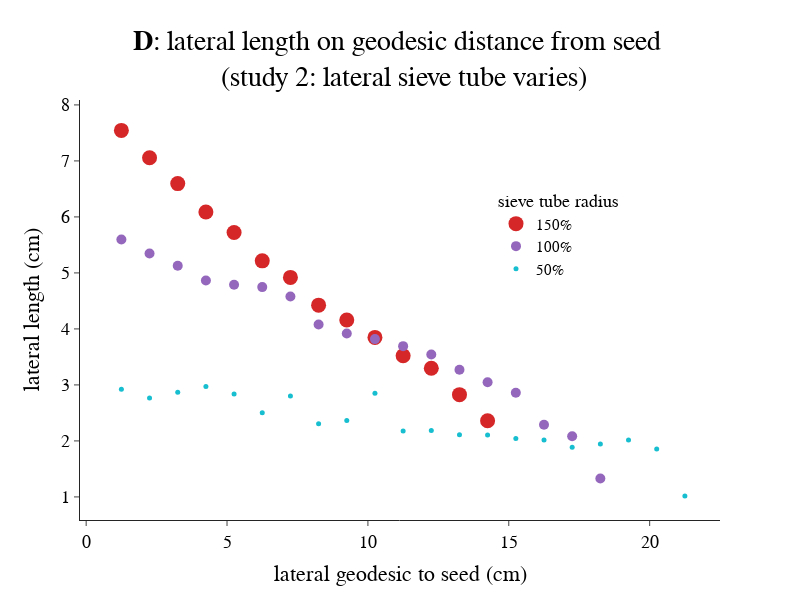

The notebook cell this image was saved under:
### Code cell
name_list = [
    'Study2/case_01_0.025cm_lateral_radius.xml_16_1_0.1_0_res_2nd_10_trans_trsv6vml_15-6-29-15-30.csv',
    'Study2/case_01_0.05cm_lateral_radius.xml_16_1_0.1_0_res_2nd_10_trans_trsv6vml_15-6-29-15-33.csv',
    'Study2/case_01_0.075cm_lateral_radius.xml_16_1_0.1_0_res_2nd_10_trans_trsv6vml_15-6-29-15-36.csv',
    
]

radius = ['0.025','0.05','0.075']
radiuss = ['50%','100%','150%']
colors = ['#17becf', '#9467bd', '#d62728']
df = 0
df = pd.read_csv(name_list[0])
df = df[(df['radius'] == 0.025)| (df['radius'] == 0.05)|  (df['radius'] == 0.075)]
df1 =df
fig = go.Figure()
for i in reversed(range(0,3)):


    df = pd.read_csv(name_list[i])
    df =  df[df["time"] == 15]
    min_node = df.groupby('organ_id')['length'].min()
    max_node = df.groupby('organ_id')['length'].max()
    a = list(map( lambda x: min_node[x]*100, df['organ_id']) )
    df['min'] = a
    b = list(map( lambda x: max_node[x]*100, df['organ_id']) )
    df['max'] = b
    df = df[(df['radius'] == 0.025)| (df['radius'] == 0.05)|  (df['radius'] == 0.075)]
#     df1= pd.concat([df1,df] )
    
# df1= pd.concat(df1 )
# df=df1.sort_values('radius')
# for i,radius in enumerate(df['radius'].unique()):
#     df2 = df[df['radius']  == radius]
    df2 = df
    fig.add_trace(go.Scatter(x =df2['min'], y =df2['organ_length'], mode='markers',name =radiuss[i],
                    marker = dict(
                        color=colors[i], 
                                  size = float(radius[i]) *200, line=dict(width=0,
                                        color='DarkSlateGrey'))
                             ))
#     if i == 0:
#         fig.update_layout()
#     else: 
#         fig.update_layout(showlegend=True)
fig.update_layout(showlegend=True)        
fig.update_layout(template="simple_white",  title = dict( text  = "<b>D</b>: lateral length on geodesic distance from seed <br> (study 2: lateral sieve tube varies)", x =0.5,font=dict(
family="Arial",
        size=28,
        color="black"
    ))
                  
                  
                  , width =800, height =600,
    xaxis_title="lateral geodesic to seed (cm)",
    yaxis_title="lateral length (cm)",
    legend_title="sieve tube radius",
                      legend=dict(
        x=0.65,
        y=0.8,
        traceorder='normal',
        font=dict(
            size=15,),
    ),
    font=dict(
family="Arial",
        size=18,
        color="black"
    ))



fig.show()

# fig.show()

### Figure 1 — Plotly figure (JSON) as saved in the notebook; plotly's stock layout.template omitted (floating-point values rounded to 4 significant figures; data arrays with more than 128 entries replaced by an {"elided": "..."} marker saying what was removed)
{"data": [{"marker": {"color": "#d62728", "line": {"color": "DarkSlateGrey", "width": 0}, "size": 15}, "mode": "markers", "name": "150%", "type": "scatter", "x": {"elided": "278 float values"}, "y": {"elided": "278 float values"}}, {"marker": {"color": "#9467bd", "line": {"color": "DarkSlateGrey", "width": 0}, "size": 10}, "mode": "markers", "name": "100%", "type": "scatter", "x": {"elided": "287 float values"}, "y": {"elided": "287 float values"}}, {"marker": {"color": "#17becf", "line": {"color": "DarkSlateGrey", "width": 0}, "size": 5}, "mode": "markers", "name": "50%", "type": "scatter", "x": {"elided": "207 float values"}, "y": {"elided": "207 float values"}}], "layout": {"font": {"color": "black", "family": "Arial", "size": 18}, "height": 600, "legend": {"font": {"size": 15}, "title": {"text": "sieve tube radius"}, "traceorder": "normal", "x": 0.65, "y": 0.8}, "showlegend": true, "title": {"font": {"color": "black", "family": "Arial", "size": 28}, "text": "<b>D</b>: lateral length on geodesic distance from seed <br> (study 2: lateral sieve tube varies)", "x": 0.5}, "width": 800, "xaxis": {"title": {"text": "lateral geodesic to seed (cm)"}}, "yaxis": {"title": {"text": "lateral length (cm)"}}}}
